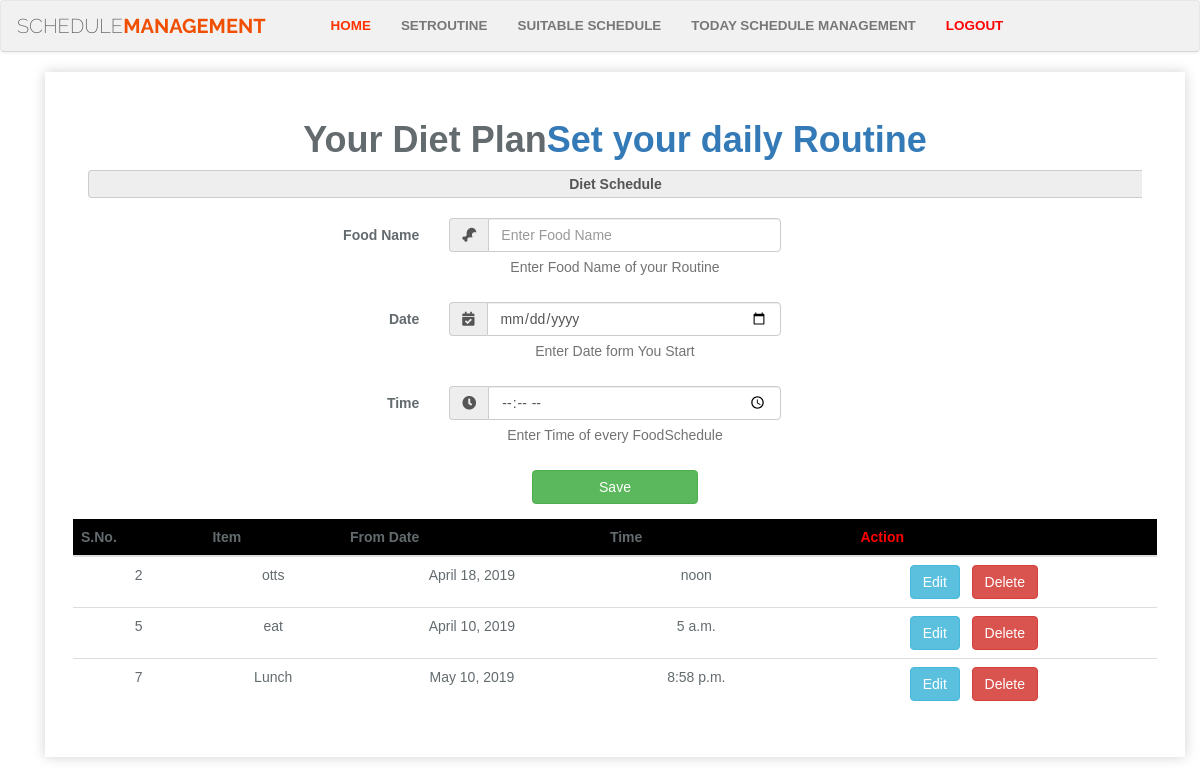
Page / (signed in) on the committed database.
### home/models.py (models this page shows)
class ScheduleList(models.Model):
    user_id = models.IntegerField(default=170)
    food_name = models.CharField(max_length=170)
    DateTaker = models.DateField(blank=True, null=True)
    TimeTaker = models.TimeField(blank=True, null=True)

### home/views.py (the view)
# urls.py: path('', home, name='home'),
def home(request):
    schedule = ScheduleList.objects.all()
    return render(request, 'home.html', {'schedule': schedule})

### templates/home.html (shortened to what this page needs)
{% extends 'base.html' %}
{% block maincontent %}
{% load staticfiles %}
 <div class="container" style="text-align:center;">
                     <div style="width:100%;padding: 2em; box-shadow: 0px 0px 12px rgba(0, 0, 0, 0.18); -moz-box-shadow: 0px 0px 12px rgba(0, 0, 0, 0.18); -webkit-box-shadow:  0px 0px 12px rgba(0, 0, 0, 0.18);background-color: #fff">
                    {% if request.user.is_authenticated %}
                    <h1><b>Your Diet Plan<a href="{% url 'user_profile' %}">Set your daily Routine</a></b></h1>
                     <div class="container-fluid">
                        <div class="card">
                            <span class="input-group-addon"><b>Diet Schedule</b></span>
                            <br>
                            <div class="card-body" class="col-md-12">
                                <form action="{% url 'add_food' %}" method="POST" class="form-horizontal">
                                    <div class="form-group">
                                          <label class="col-md-4 control-label" for="client-email">Food Name</label>
                                          <div class="col-md-4">
                                            <div class="input-group">
                                              <span class="input-group-addon"><i class='fas fa-drumstick-bite'></i></span>
                                              <input  name="food_name" class="form-control" placeholder="Enter Food Name" type="text" required>
                                            </div>
                                            <p class="help-block">Enter Food Name of your Routine</p>
                                          </div>
                                        </div>
                                    <div class="form-group">
                                          <label class="col-md-4 control-label" for="client-email">Date</label>
                                          <div class="col-md-4">
                                            <div class="input-group">
                                              <span class="input-group-addon"><i class='fas fa-calendar-check'></i></span>
                                              <input  name="DateTaker" class="form-control" placeholder="Enter Date" type="date" required>
                                            </div>
                                            <p class="help-block">Enter Date form You Start</p>
                                          </div>
                                        </div>
                                     <div class="form-group">
                                          <label class="col-md-4 control-label" for="client-email">Time</label>
                                          <div class="col-md-4">
                                            <div class="input-group">
                                              <span class="input-group-addon"><i class='fas fa-clock'></i></span>
                                              <input  name="TimeTaker" class="form-control" placeholder="Enter Time" type="time" required>
                                            </div>
                                            <p class="help-block">Enter Time of every FoodSchedule</p>
                                          </div>
                                        </div>
                                   <div class="form-group">
                                      <label class="col-md-4 control-label" ></label>
                                      <div class="col-md-4">
                                        <button name="btn btn-success" type="submit" style="width:50%" class="btn btn-success">Save</button>
                                      </div>
                                   </div>
                                </form>
                            </div>
                        </div>
                    </div>
                    <div class="row">
        <div class="col-sm-12">
            <div class="table-responsive ">
                <table class="table">
                    <thead class="thead-dark" style="background:#000">
                        <tr>
                            <th scope="col">S.No.</th>
                            <th scope="col">Item</th>
                            <th scope="col">From Date</th>
                            <th scope="col">Time</th>
                            <th scope="col" style="color: red;">&nbsp;&nbsp;&nbsp;&nbsp;&nbsp;&nbsp;&nbsp;&nbsp;&nbsp;&nbsp;&nbsp;&nbsp;&nbsp;&nbsp;&nbsp;
                                Action</th>
                        </tr>
                    </thead>
                    {% for schedule in schedule %}
                    <tr>
                        <td scope="col">{{schedule.id}}</td>
                        <td scope="col">{{schedule.food_name}}</td>
                        <td scope="col">{{schedule.DateTaker}}</td>
                        <td scope="col">{{schedule.TimeTaker}}</td>
                        <td>
                             <a href="#editEmployeeModal" class="edit" data-mytitle="{{schedule.food_name}}"  data-mystart="{{schedule.DateTaker}}" data-myend="{{schedule.TimeTaker}}" data-myeveid = "{{schedule.id}}" data-toggle="modal"><button class="btn btn-info">Edit</button></a>&nbsp;&nbsp;
                            <a href="/delete/{{ schedule.id }}"  data-toggle="modal"><button class="btn btn-danger">Delete</button></a>
                        </td>
                    </tr>
                    {% endfor %}
                </table>
            </div>
        </div>
    </div>
</div>
         {% else %}
                     <div class="content flex-center position-ref full-height">
                <div class="title m-b-md">
                    <img src="{% static 'images/diet.jpg' %}" style="border-radius:5px;" width="100%" height="100%"><br>
                    <h4> Diet Management please <a href="{% url 'user_registration' %}">register here</a> and then checkout</h4>
                    {% endif %}
                </div>
                     </div>
{% endblock maincontent %}

### templates/base.html (style rules this page uses)
body { background: #eeeeee; font-family: 'Open Sans', sans-serif; }
html, body { background-color: #fff; color: #636b6f; font-family: 'Nunito', sans-serif; font-weight: 200; height: 100vh; margin: 0; }

### rows in the picture
ScheduleList: id "2", food_name "otts", DateTaker "April 18, 2019", TimeTaker "noon"
ScheduleList: id "5", food_name "eat", DateTaker "April 10, 2019", TimeTaker "5 a.m."
ScheduleList: id "7", food_name "Lunch", DateTaker "May 10, 2019", TimeTaker "8:58 p.m."
